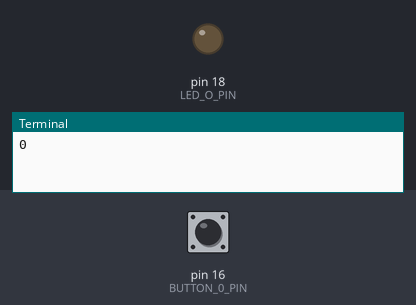
The program below on a simulated Raspberry Pi (header pin numbers). Parts: output pins drawn as LEDs (lit = HIGH), the last lines printed to the terminal. Inputs (shaded band) come from the test bench; at power-on: pin 16 (BUTTON_0_PIN) HIGH.

Above: at 1.2 s.
1.3 s: pin 16 (BUTTON_0_PIN) pulled LOW for 0.15 s
At 2.6 s:
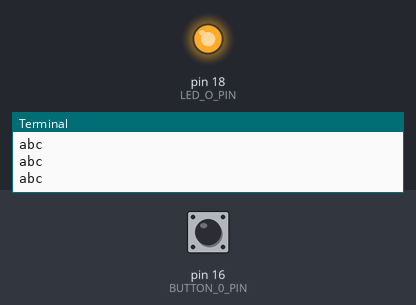
2.9 s: pin 16 (BUTTON_0_PIN) pulled LOW for 1 s
At 3.7 s:
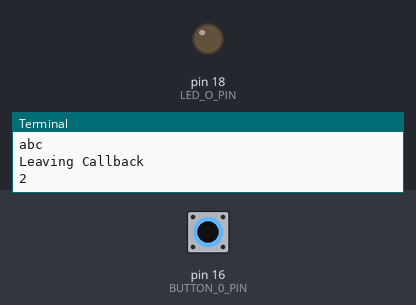
5.4 s: pin 16 (BUTTON_0_PIN) pulled LOW for 3.2 s
At 9.8 s:
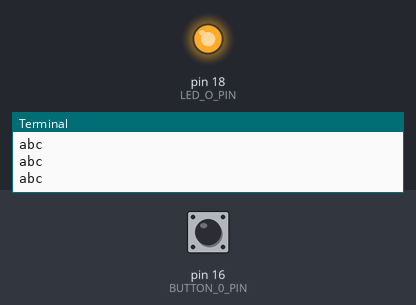
Timing chart, 0 to 11.3 s (numbered marks = the images above; inputs shaded):
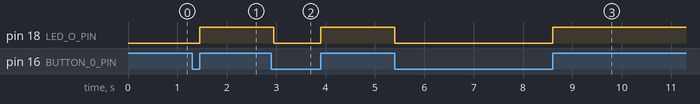

Measured:
- after the input at 1.3 s, pin 18 (LED_O_PIN): LOW → HIGH after 0.15 s
- after the input at 2.9 s, pin 18 (LED_O_PIN): HIGH → LOW after 0.05 s, → HIGH 0.95 s later
- after the input at 5.4 s, pin 18 (LED_O_PIN): HIGH → LOW at once, → HIGH 3.2 s later

The program:

flashlight_event_detect.py
```python
import RPi.GPIO as GPIO
import time
import sys

GPIO.setmode(GPIO.BOARD)
GPIO.setwarnings(False)
BUTTON_0_PIN = 16
LED_O_PIN = 18


GPIO.setup(BUTTON_0_PIN, GPIO.IN, pull_up_down = GPIO.PUD_UP)
GPIO.setup(LED_O_PIN, GPIO.OUT)

def callback(BUTTON_0_PIN):
    GPIO.output(LED_O_PIN, GPIO.HIGH)
    print('In rising_edge_callback')
    while(GPIO.input(BUTTON_0_PIN) == GPIO.HIGH):
        time.sleep(0.10)
        print('abc')
        continue
    GPIO.output(LED_O_PIN, GPIO.LOW)
    print('Leaving Callback')

GPIO.add_event_detect(BUTTON_0_PIN, GPIO.RISING, callback = callback)
cnt = 0

try:
    while(True):
        time.sleep(1)
        print(cnt)
        cnt += 1

except KeyboardInterrupt:
    print('Got Keyboard Interript. Cleaning up an dexiting')
    GPIO.output(LED_O_PIN, GPIO.LOW)
    GPIO.cleanup()
    sys.exit()
```
